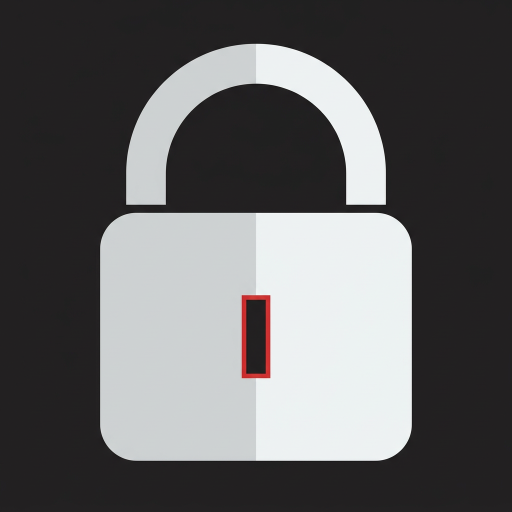
#> input picture archives/6.0/lvgl_s3/assets/lock_src.png, 1024 x 1024 px (shown at 1/2 size)
$ python gen_lock_img.py
#> lines starting #> are read from the running program, lines starting #| are printed output that depends on the picture
#!/usr/bin/env python3
# -*- coding: utf-8 -*-
"""
把 assets/lock_src.png（MMX 生成的锁图）转成固件能直接用的 RGB565 数组，
输出 src/lock_img.c。

为什么走"生成 C 数组"这条路，而不是 JPEG：
  · 固件里已经有 JPEGDEC（壁纸用的），但解码要占一块 PSRAM + 几百毫秒，
    而这张图**只在锁屏时用一次**，开机就解纯属浪费；
  · 直接把 RGB565 数组放进 flash，lv_img_dsc.data 一指就完事 ——
    零解码、零拷贝、零 PSRAM 占用；
  · 代价是 flash 多占 ~46KB。板子是 16MB flash / app 分区 3MB，
    现在固件约 2.0MB，余量 1MB，占用得起。

⚠ 背景处理（这一步是重点，别改成"原样贴图"）：
  MMX 出的图背景不是纯黑，是一圈 13~40 的暗灰渐变。直接贴到纯黑的锁屏上，
  屏幕上会多出一个"比底色亮一点的方块"，非常难看。
  所以这里用亮度做 alpha，把背景抠掉再合成到纯黑上：
      alpha = clamp((lum - LO) / (HI - LO), 0, 1)
  锁体是纯白（lum 240+），锁孔是红（lum 82），都远高于 HI，所以不会被削暗；
  锁体边缘的抗锯齿像素（lum 40~80）会被平滑地淡出，边缘不毛躁。

用法（需要 PIL；本机 /usr/bin/python3 有，PATH 上的 python3 没有）：
    /usr/bin/python3 gen_lock_img.py
"""

import os
import sys

from PIL import Image

HERE = os.path.dirname(os.path.abspath(__file__))
SRC = os.path.join(HERE, "assets", "lock_src.png")
OUT_C = os.path.join(HERE, "src", "lock_img.c")
OUT_PNG = os.path.join(HERE, "assets", "lock_rgb565.png")

# 锁图在屏上的尺寸（像素）。屏是 240x240，锁占 176 高 ≈ 屏高的 73%，
# 下面留 182 / 204 两行给 "YYQ 已锁定" 和 "Fn + LOGO 解锁"。
LOCK_W = 132
LOCK_H = 176

# 背景抠图阈值（亮度 0~255）
BG_LO = 34.0   # <= 这个亮度 = 纯背景
BG_HI = 80.0   # >= 这个亮度 = 完全不透明


def srgb_to_565(r, g, b):
    """8 位 RGB -> RGB565（和 LVGL 在 ESP32 上的内存布局一致：小端 16 位）。"""
    r5 = (r * 31 + 127) // 255
    g6 = (g * 63 + 127) // 255
    b5 = (b * 31 + 127) // 255
    return (r5 << 11) | (g6 << 5) | b5


def main():
    if not os.path.exists(SRC):
        print("找不到 %s" % SRC)
        return 1

    im = Image.open(SRC).convert("RGB")
#> im is the input picture: PIL image 1024x1024 RGB; mean R, G, B 98.6, 98.3, 99.2
    px = im.load()
    w, h = im.size
#> w = 1024; h = 1024

    # ---- 1. 找出锁的实际外框（背景抠掉之后的非透明像素） ----
    lum = [[0.299 * px[x, y][0] + 0.587 * px[x, y][1] + 0.114 * px[x, y][2]
            for x in range(w)] for y in range(h)]
#> lum = 1024 items
    min_x, max_x, min_y, max_y = w, -1, h, -1
#> min_x = 1024; max_x = -1; min_y = 1024; max_y = -1
    for y in range(h):
        row = lum[y]
        for x in range(w):
            if row[x] > BG_HI:
                if x < min_x:
                    min_x = x
                if x > max_x:
                    max_x = x
                if y < min_y:
                    min_y = y
                if y > max_y:
                    max_y = y
#> after the loop, max_x = 823; max_y = 921; min_x = 200; min_y = 87
    if max_x < 0:
        print("图里找不到锁（亮度阈值 %d 太高）" % BG_HI)
        return 1
    print("锁的外框: x[%d,%d] y[%d,%d]  = %dx%d" %
          (min_x, max_x, min_y, max_y, max_x - min_x + 1, max_y - min_y + 1))
#| 锁的外框: x[200,823] y[87,921]  = 624x835

    # ---- 2. 裁到外框，按比例缩放进 LOCK_W x LOCK_H ----
    crop = im.crop((min_x, min_y, max_x + 1, max_y + 1))
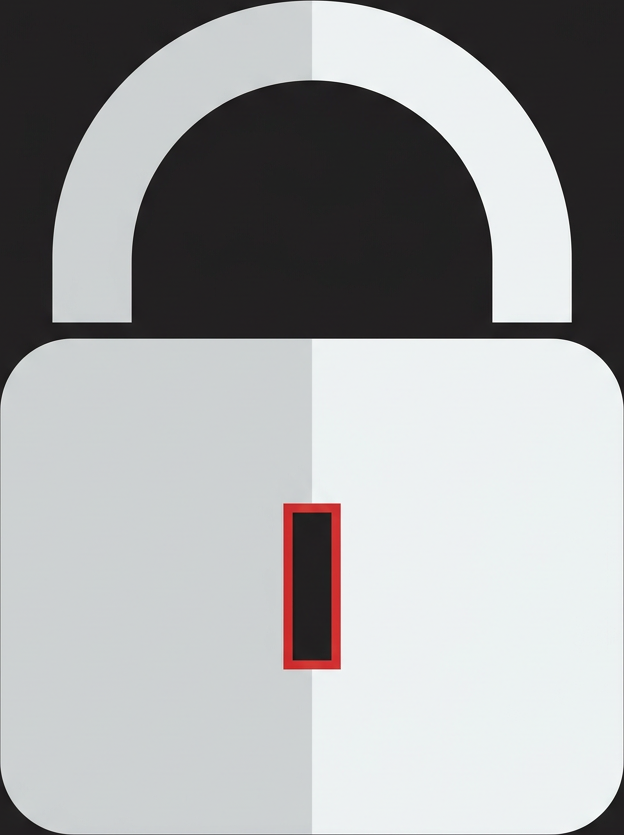
#> crop: PIL image 624x835 RGB; mean R, G, B 164.2, 165.5, 166.3
    scale = min(LOCK_W / crop.width, LOCK_H / crop.height)
#> scale = 0.211
    nw = max(1, int(round(crop.width * scale)))
#> nw = 132
    nh = max(1, int(round(crop.height * scale)))
#> nh = 176
    crop = crop.resize((nw, nh), Image.LANCZOS)
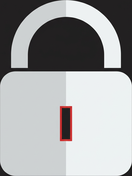
#> crop: PIL image 132x176 RGB; mean R, G, B 164.3, 165.6, 166.4

    # ---- 3. 合成到纯黑底：背景 -> 黑，锁体按 alpha 淡出边缘 ----
    canvas = Image.new("RGB", (LOCK_W, LOCK_H), (0, 0, 0))
#> canvas: PIL image 132x176 RGB; every value is 0
    cp = crop.load()
    out = [[0] * LOCK_W for _ in range(LOCK_H)]
    ox = (LOCK_W - nw) // 2
#> ox = 0
    oy = (LOCK_H - nh) // 2
#> oy = 0
    for y in range(nh):
        for x in range(nw):
            r, g, b = cp[x, y]
            l = 0.299 * r + 0.587 * g + 0.114 * b
            a = (l - BG_LO) / (BG_HI - BG_LO)
            a = 0.0 if a < 0.0 else (1.0 if a > 1.0 else a)
            # 合成到纯黑：out = src * a
            out[oy + y][ox + x] = (int(r * a + 0.5), int(g * a + 0.5), int(b * a + 0.5))
#> after the loop, out = 176 items
    canvas.putdata([out[y][x] for y in range(LOCK_H) for x in range(LOCK_W)])
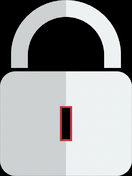
#> canvas: PIL image 132x176 RGB; mean R, G, B 154.5, 156.3, 156.9
    canvas.save(OUT_PNG)

    # ---- 4. 转 RGB565 并生成 C 数组 ----
    vals = []
    for y in range(LOCK_H):
        for x in range(LOCK_W):
            r, g, b = out[y][x]
            vals.append(srgb_to_565(r, g, b))
#> after the loop, vals = 23232 items

    lines = []
    lines.append("// 自动生成，请勿手改。")
    lines.append("// 由 gen_lock_img.py 从 assets/lock_src.png 生成。")
    lines.append("//")
    lines.append("// 锁屏用的那把大锁：%dx%d，RGB565 小端（LV_COLOR_DEPTH=16）。"
                 % (LOCK_W, LOCK_H))
    lines.append("// 数组放在 flash（.flash.rodata），lv_img_dsc.data 直接指它，")
    lines.append("// 不用解码、不占 PSRAM。")
    lines.append('#include "lock_img.h"')
    lines.append("")
    lines.append("const uint16_t lock_img_pixels[LOCK_IMG_W * LOCK_IMG_H] = {")
    for i in range(0, len(vals), 8):
        row = vals[i:i + 8]
        lines.append("    " + ", ".join("0x%04X" % v for v in row) + ",")
#> this loop made 2904 passes
#> (i, row) on passes 2 to 4: (8, [0, 0, 0, 0, 0, 0, 0, 0]), (16, [0, 0, 0, 0, 0, 0, 0, 0]), (24, [0, 0, 0, 0, 0, 0, 0, 0])
#> after the loop, lines = 2913 items
    lines.append("};")
    lines.append("")

    with open(OUT_C, "w", encoding="utf-8") as f:
        f.write("\n".join(lines))

    # 顺带把头文件也写了，免得两个文件里的尺寸对不上
    with open(os.path.join(HERE, "src", "lock_img.h"), "w", encoding="utf-8") as f:
        f.write("// 自动生成，请勿手改。由 gen_lock_img.py 生成。\n")
        f.write("#pragma once\n")
        f.write("#include <stdint.h>\n")
        f.write("\n")
        f.write("#define LOCK_IMG_W %d\n" % LOCK_W)
        f.write("#define LOCK_IMG_H %d\n" % LOCK_H)
        f.write("\n")
        f.write("// RGB565 像素数组（放在 flash，lv_img_dsc.data 直接指它）\n")
        f.write("extern const uint16_t lock_img_pixels[LOCK_IMG_W * LOCK_IMG_H];\n")

    print("已写出 %s（%d 字节像素 / %d 字节 flash）" %
          (OUT_C, len(vals) * 2, len(vals) * 2))
#| 已写出 archives/6.0/lvgl_s3/src/lock_img.c（46464 字节像素 / 46464 字节 flash）
    print("预览图: %s" % OUT_PNG)
    return 0


if __name__ == "__main__":
    sys.exit(main())
#> (the program exits here)
